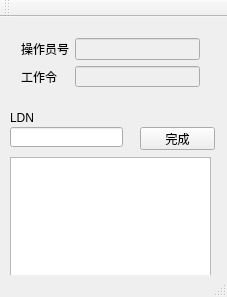
<?xml version="1.0" encoding="UTF-8"?>
<ui version="4.0">
 <class>MainWindow</class>
 <widget class="QMainWindow" name="MainWindow">
  <property name="geometry">
   <rect>
    <x>0</x>
    <y>0</y>
    <width>227</width>
    <height>297</height>
   </rect>
  </property>
  <property name="windowTitle">
   <string>仪表编号导入工具</string>
  </property>
  <widget class="QWidget" name="centralWidget">
   <widget class="QLabel" name="label_3">
    <property name="geometry">
     <rect>
      <x>10</x>
      <y>90</y>
      <width>31</width>
      <height>21</height>
     </rect>
    </property>
    <property name="text">
     <string>LDN</string>
    </property>
   </widget>
   <widget class="QWidget" name="gridLayoutWidget">
    <property name="geometry">
     <rect>
      <x>10</x>
      <y>10</y>
      <width>201</width>
      <height>71</height>
     </rect>
    </property>
    <layout class="QGridLayout" name="gridLayout">
     <item row="0" column="1">
      <widget class="QLineEdit" name="Operator_LE">
       <property name="enabled">
        <bool>false</bool>
       </property>
      </widget>
     </item>
     <item row="0" column="0">
      <widget class="QLabel" name="label_2">
       <property name="text">
        <string>操作员号</string>
       </property>
      </widget>
     </item>
     <item row="1" column="0">
      <widget class="QLabel" name="label">
       <property name="text">
        <string>工作令</string>
       </property>
      </widget>
     </item>
     <item row="1" column="1">
      <widget class="QLineEdit" name="WorkOder_LE">
       <property name="enabled">
        <bool>false</bool>
       </property>
      </widget>
     </item>
    </layout>
   </widget>
   <widget class="QPushButton" name="OK_Btn">
    <property name="geometry">
     <rect>
      <x>140</x>
      <y>110</y>
      <width>75</width>
      <height>23</height>
     </rect>
    </property>
    <property name="text">
     <string>完成</string>
    </property>
   </widget>
   <widget class="QLineEdit" name="LDN_LE">
    <property name="geometry">
     <rect>
      <x>10</x>
      <y>110</y>
      <width>113</width>
      <height>20</height>
     </rect>
    </property>
   </widget>
   <widget class="QTextEdit" name="All_LDN_LE">
    <property name="geometry">
     <rect>
      <x>10</x>
      <y>140</y>
      <width>201</width>
      <height>121</height>
     </rect>
    </property>
   </widget>
  </widget>
  <widget class="QToolBar" name="mainToolBar">
   <attribute name="toolBarArea">
    <enum>TopToolBarArea</enum>
   </attribute>
   <attribute name="toolBarBreak">
    <bool>false</bool>
   </attribute>
  </widget>
  <widget class="QStatusBar" name="statusBar"/>
 </widget>
 <layoutdefault spacing="6" margin="11"/>
 <tabstops>
  <tabstop>LDN_LE</tabstop>
  <tabstop>Operator_LE</tabstop>
  <tabstop>OK_Btn</tabstop>
  <tabstop>WorkOder_LE</tabstop>
 </tabstops>
 <resources/>
 <connections/>
</ui>
